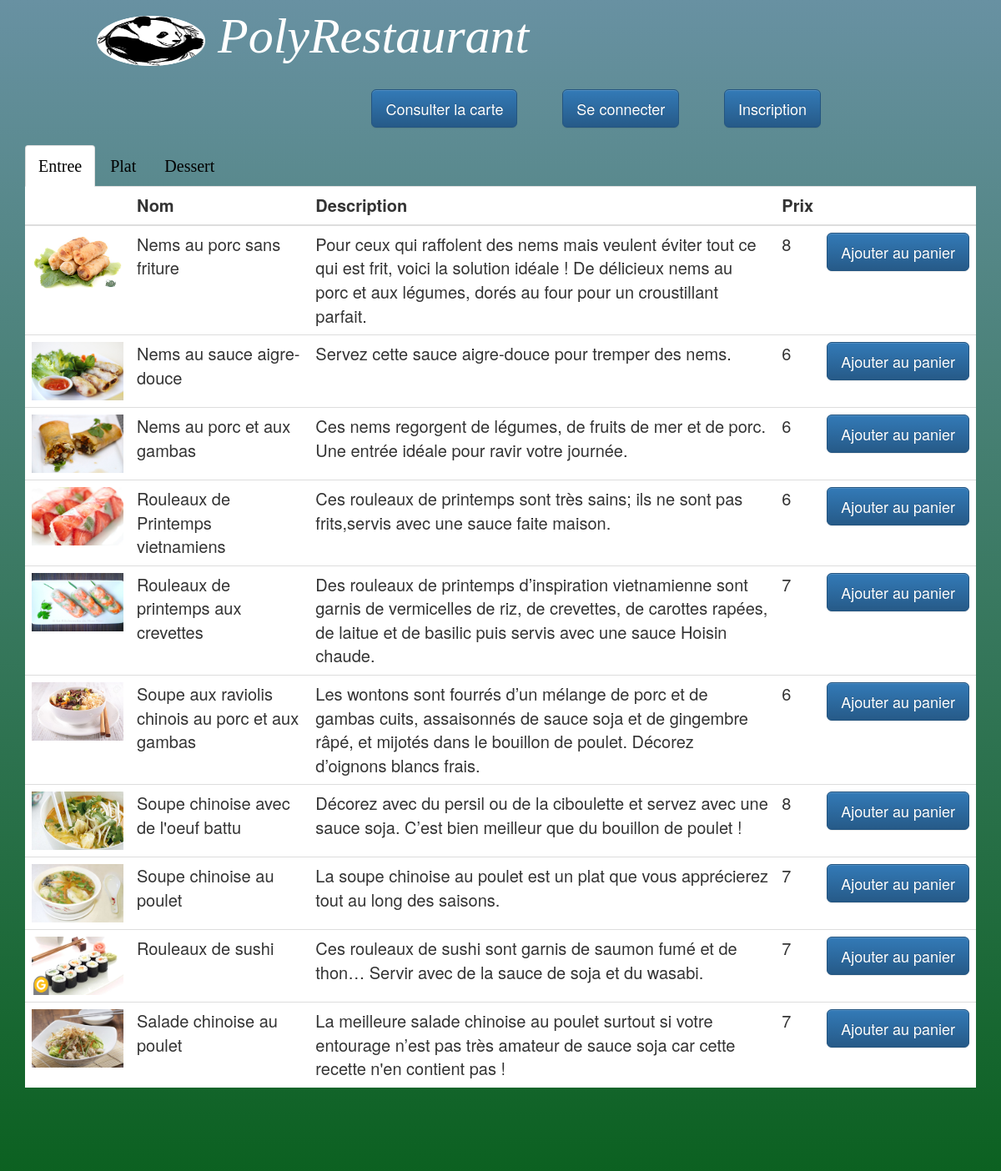
The app's page /view/consultercarte.php with its own data.
### tables this page shows
CREATE TABLE IF NOT EXISTS entree (
  id_entree INTEGER NOT NULL AUTO_INCREMENT,
  nom varchar(50) NOT NULL,
  description varchar(300),
  prix INTEGER,
  image varchar(50) NOT NULL,
  PRIMARY KEY(id_entree)
);

### model/affichecarte.php (called while the page is built, shortened)
<?php
	function entree(){
		global $db;
		$query = mysqli_query($db,"SELECT * FROM `entree`");
		$rows=array();
	while($row = mysqli_fetch_array($query,MYSQLI_ASSOC))
   $rows[] = $row;
		return $rows;
	}
?>

### controller/afficheentree.php (the view, shortened to what this page needs)
<?php
	require('../database/config.php');
	require('../model/affichecarte.php');
		$rows=entree();
		foreach($rows as $row){
		echo '<tr>';
		echo '<td><img src="'.$row['image'].'" style="height:70px;width:110px"></td>';
		echo '<td>'.$row['nom'].'</td>';
		echo '<td>'.$row['description'].'</td>';
		echo '<td>'.$row['prix'].'</td>';
		echo '<td><a href="./login.php">
  <button type="button" class="btn btn-primary btn-lg">Ajouter au panier</button></a></td>';
		echo '</tr>';
	}
?>

### view/consultercarte.php (shortened to what this page needs)
<!DOCTYPE html>
<html>
<head>
<link rel="stylesheet" href="../css/bootstrap.min.css">
<link rel="stylesheet" href="../css/bootstrap-theme.min.css">
<link href="../css/index.css" rel="stylesheet" type="text/css" >
</head>
<body>
<nav class="navbar navbar-transparent">
  <div class="container-fluid">
    <div class="navbar-header">
<a href="./index.php">
<img src="../images/imageedit_1_6160319305.gif" alt="..." style="height:60px;width:130px">
PolyRestaurant</a>
</div>
<ul class="nav navbar-nav navbar-right">
<a href="./consultercarte.php">
  <button type="button" class="btn btn-primary btn-lg" style="margin-right:50px;">Consulter la carte</button></a>
 <a href="./login.php">
  <button type="button" class="btn btn-primary btn-lg" style="margin-right:50px;">Se connecter</button></a>
  <a href="./signup.php">
  <button type="button" class="btn btn-primary btn-lg">Inscription</button></a>
 </ul>
</div>
</nav>
<div class="container">
  <ul class="nav nav-tabs">
    <li class="active"><a data-toggle="tab" href="#entree" style="color:black;font-size:20px;font-family:Lucida Handwriting;">Entree</a></li>
    <li><a data-toggle="tab" href="#plat" style="color:black;font-size:20px;font-family:Lucida Handwriting;">Plat</a></li>
    <li><a data-toggle="tab" href="#dessert" style="color:black;font-size:20px;font-family:Lucida Handwriting;">Dessert</a></li>
  </ul>
  <div class="tab-content">
    <div id="entree" class="tab-pane fade in active">
     <table class="table" style="background-color: white;width: 1200px;height: 600px;margin: 0 auto;font-size: 20px;border-radius: 0px;overflow: hidden;margin-bottom:100px" >
    <thead>
      <tr>
        <th></th>
        <th>Nom</th>
        <th>Description</th>
		<th>Prix</th>
		<th></th>
      </tr>
    </thead>
    <tbody>
 <?php include("../controller/afficheentree.php"); ?>
    </tbody>
  </table>
    </div>
</div>
</div>
</body>
</html>

### css/index.css (style rules this page uses)
body, html { height: 100%; background-attachment: fixed; background-repeat: no-repeat; background-image: linear-gradient(rgb(104, 145, 162), rgb(12, 97, 33)); }
.navbar-header a { background:transparent; font-style: italic;color: white; margin-left:100px;font-size: 60px; font-family:Lucida Handwriting; text-decoration:none }
.navbar-right { margin-top:20px; margin-right:200px }
.table { background-color: white; width: 600px; height: 600px; margin: 0 auto; font-size: 30px; border-radius: 25px; overflow: hidden }

### records on screen
entree: image (picture), nom "Nems au porc sans friture", description "Pour ceux qui raffolent des nems mais veulent éviter tout ce qui est frit, voici la solution idéale ! De délicieux nems au porc et aux légumes, dorés au four pour un croustillant parfait.", prix "8"
entree: image (picture), nom "Nems au sauce aigre-douce", description "Servez cette sauce aigre-douce pour tremper des nems.", prix "6"
entree: image (picture), nom "Nems au porc et aux gambas", description "Ces nems regorgent de légumes, de fruits de mer et de porc. Une entrée idéale pour ravir votre journée.", prix "6"
entree: image (picture), nom "Rouleaux de Printemps vietnamiens", description "Ces rouleaux de printemps sont très sains; ils ne sont pas frits,servis avec une sauce faite maison.", prix "6"
entree: image (picture), nom "Rouleaux de printemps aux crevettes", description "Des rouleaux de printemps d’inspiration vietnamienne sont garnis de vermicelles de riz, de crevettes, de carottes rapées, de laitue et de basilic puis servis avec une sauce Hoisin chaude.", prix "7"
entree: image (picture), nom "Soupe aux raviolis chinois au porc et aux gambas", description "Les wontons sont fourrés d’un mélange de porc et de gambas cuits, assaisonnés de sauce soja et de gingembre râpé, et mijotés dans le bouillon de poulet. Décorez d’oignons blancs frais.", prix "6"
entree: image (picture), nom "Soupe chinoise avec de l'oeuf battu", description "Décorez avec du persil ou de la ciboulette et servez avec une sauce soja. C’est bien meilleur que du bouillon de poulet !", prix "8"
entree: image (picture), nom "Soupe chinoise au poulet", description "La soupe chinoise au poulet est un plat que vous apprécierez tout au long des saisons.", prix "7"
entree: image (picture), nom "Rouleaux de sushi", description "Ces rouleaux de sushi sont garnis de saumon fumé et de thon… Servir avec de la sauce de soja et du wasabi.", prix "7"
entree: image (picture), nom "Salade chinoise au poulet", description "La meilleure salade chinoise au poulet surtout si votre entourage n’est pas très amateur de sauce soja car cette recette n'en contient pas !", prix "7"
